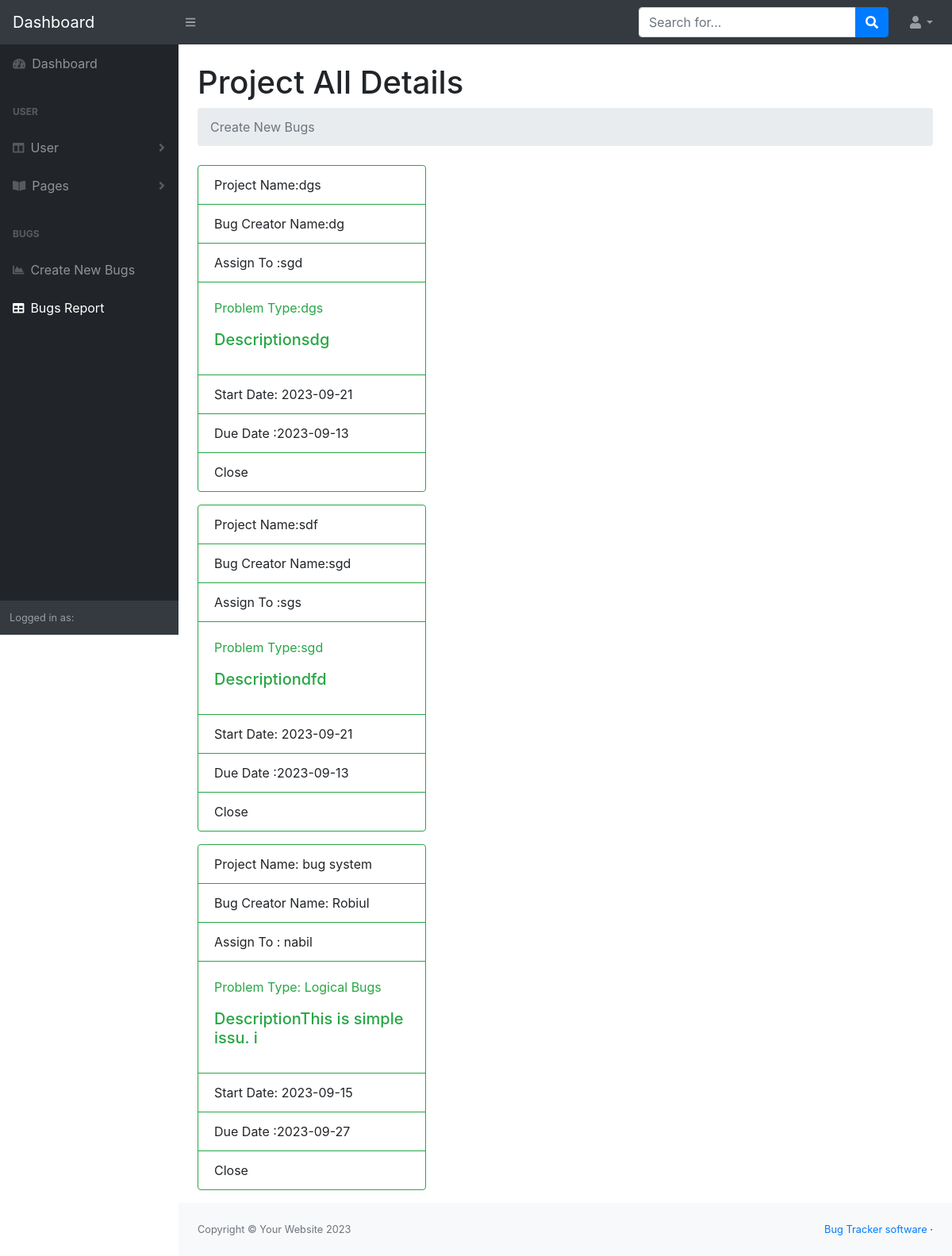
Screenshot of /admin/show_bug.php with the database file from the repository.
### tables this page shows
CREATE TABLE `bugs` (
  `bugID` int(11) NOT NULL,
  `bugCreator` varchar(255) NOT NULL,
  `err_type` varchar(255) NOT NULL,
  `project_name` varchar(255) NOT NULL,
  `asign_to` varchar(255) NOT NULL,
  `start_date` date NOT NULL,
  `due_date` date NOT NULL,
  `msg` varchar(255) NOT NULL,
  `users_id` int(11) DEFAULT NULL,
  `projects_id` int(11) DEFAULT NULL
);

### admin/show_bug.php (the view, shortened to what this page needs)
<?php include("includes/head.php")  ?>
<?php include_once("class/function.php") ?>
<?php
$query = "SELECT * FROM bugs ";
$show =   $result = mysqli_query($conn, $query);
?>
<body class="sb-nav-fixed">
    <?php include_once("includes/top_navbar.php")  ?>
    <div id="layoutSidenav">
        <?php include_once("includes/sidebar.php")  ?>
        <div id="layoutSidenav_content">
            <main>
                <div class="container-fluid">
                    <h1 class="mt-4">Project All Details</h1>
                    <ol class="breadcrumb mb-4">
                        <a class="breadcrumb-item active" href="create_bug.php">Create New Bugs</a>
                    </ol>
                    <?php
                    while ($row = mysqli_fetch_assoc($show)) {
                        $project_name = $row['project_name'];
                        $deu_date = $row['due_date'];
                        $start_date = $row['start_date'];
                        $asignto = $row['asign_to'];
                        $msg = $row['msg'];
                        $err_type = $row['err_type'];
                        $bug_creator = $row['bugCreator'];
                    ?>
                        <div class="card border-success mb-3" style="max-width: 18rem;">
                            <div class="card-header bg-transparent border-success">Project Name:<?php echo $project_name; ?> </div>
                            <div class="card-header bg-transparent border-success">Bug Creator Name:<?php echo $bug_creator; ?></div>
                            <div class="card-header bg-transparent border-success">Assign To :<?php echo $asignto; ?></div>
                            <div class="card-body text-success">
                                <p class="card-text"> Problem Type:<?php echo $err_type; ?> </p>
                                <h5 class="card-title">Description<?php echo $msg; ?></h5>
                            </div>
                            <div class="card-footer bg-transparent border-success">Start Date: <?php echo $start_date; ?></div>
                            <div class="card-footer bg-transparent border-success">Due Date :<?php echo $deu_date; ?></div>
                            <div class="card-footer bg-transparent border-success">Close</div>
                        </div>
                    <?php } ?>
                </div>
            </main>
            <?php include_once("includes/footer.php")   ?>
        </div>
    </div>
</body>
</html>

### admin/includes/head.php (shortened to what this page needs)
<!DOCTYPE html>
<html lang="en">
    <head>
        <link href="css/styles.css" rel="stylesheet" />
        <link href="https://cdn.datatables.net/1.10.20/css/dataTables.bootstrap4.min.css" rel="stylesheet" />
        </head>

### admin/includes/top_navbar.php (shortened to what this page needs)
<nav class="sb-topnav navbar navbar-expand navbar-dark bg-dark">
            <a class="navbar-brand" href="template.php">Dashboard</a>
            <button class="btn btn-link btn-sm order-1 order-lg-0" id="sidebarToggle" href="#"><i class="fas fa-bars"></i></button>
            <form class="d-none d-md-inline-block form-inline ml-auto mr-0 mr-md-3 my-2 my-md-0">
                <div class="input-group">
                    <input class="form-control" type="text" placeholder="Search for..." aria-label="Search" aria-describedby="basic-addon2" />
                    <div class="input-group-append">
                        <button class="btn btn-primary" type="button"><i class="fas fa-search"></i></button>
                    </div>
                </div>
            </form>
            <ul class="navbar-nav ml-auto ml-md-0">
                <li class="nav-item dropdown">
                    <a class="nav-link dropdown-toggle" id="userDropdown" href="#" role="button" data-toggle="dropdown" aria-haspopup="true" aria-expanded="false"><i class="fas fa-user fa-fw"></i></a>
                </li>
            </ul>
        </nav>

### admin/includes/sidebar.php (shortened to what this page needs)
<div id="layoutSidenav_nav">
                <nav class="sb-sidenav accordion sb-sidenav-dark" id="sidenavAccordion">
                    <div class="sb-sidenav-menu">
                        <div class="nav">
                            <a class="nav-link" href="template.php">
                                <div class="sb-nav-link-icon"><i class="fas fa-tachometer-alt"></i></div>
                                Dashboard
                            </a>
                            <div class="sb-sidenav-menu-heading">User</div>
                            <a class="nav-link collapsed" href="#" data-toggle="collapse" data-target="#collapseLayouts" aria-expanded="false" aria-controls="collapseLayouts">
                                <div class="sb-nav-link-icon"><i class="fas fa-columns"></i></div>
                                User
                                <div class="sb-sidenav-collapse-arrow"><i class="fas fa-angle-down"></i></div>
                            </a>
                            <a class="nav-link collapsed" href="#" data-toggle="collapse" data-target="#collapsePages" aria-expanded="false" aria-controls="collapsePages">
                                <div class="sb-nav-link-icon"><i class="fas fa-book-open"></i></div>
                                Pages
                                <div class="sb-sidenav-collapse-arrow"><i class="fas fa-angle-down"></i></div>
                            </a>
                            <div class="sb-sidenav-menu-heading">Bugs</div>
                            <a class="nav-link" href="create_bug.php">
                                <div class="sb-nav-link-icon"><i class="fas fa-chart-area"></i></div>
                                Create New Bugs
                            </a>
                            <a class="nav-link" href="show_bug.php">
                                <div class="sb-nav-link-icon"><i class="fas fa-table"></i></div>
                                Bugs Report
                            </a>
                        </div>
                    </div>
                    <div class="sb-sidenav-footer">
                        <div class="small">Logged in as:</div>
                    </div>
                </nav>
            </div>

### admin/includes/footer.php
<footer class="py-4 bg-light mt-auto">
                    <div class="container-fluid">
                        <div class="d-flex align-items-center justify-content-between small">
                            <div class="text-muted">Copyright &copy; Your Website 2023</div>
                            <div>
                                <a href="#">Bug Tracker software</a>
                                &middot;
                            </div>
                        </div>
                    </div>
                </footer>

### rows the page displays
bugs: project_name "dgs", bugCreator "dg", asign_to "sgd", err_type "dgs", msg "sdg", start_date "2023-09-21", due_date "2023-09-13"
bugs: project_name "sdf", bugCreator "sgd", asign_to "sgs", err_type "sgd", msg "dfd", start_date "2023-09-21", due_date "2023-09-13"
bugs: project_name "bug system", bugCreator "Robiul", asign_to "nabil", err_type "Logical Bugs", msg "This is simple issu. i", start_date "2023-09-15", due_date "2023-09-27"
